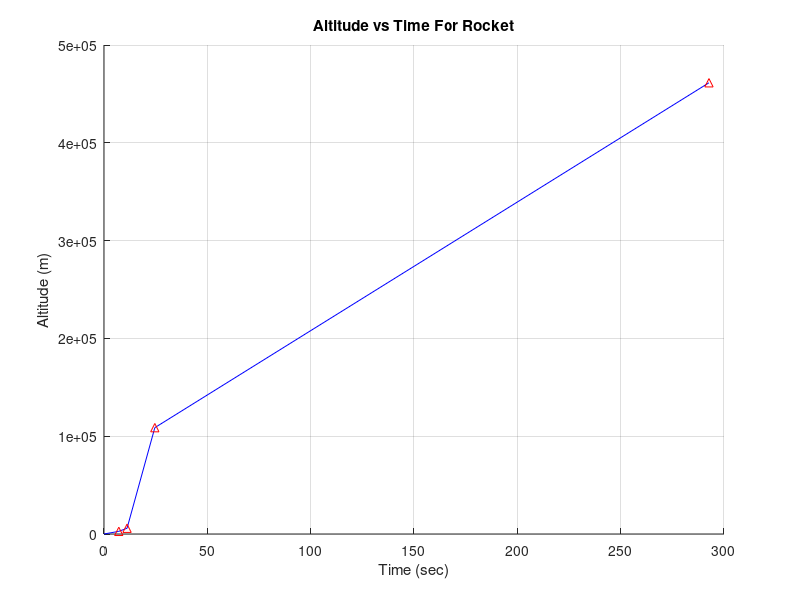

MATLAB code for this plot:
function EGA215_954313_A1_Q1
    clc 
% Question 1 part (a)
    m01 = 249.5; %kg
    m02 = 113.4; %kg

    mf1 = 170.1; %kg
    mf2 = 58.97; %kg

    me1 = 11.1; %kg/s
    me2 = 4.05; %kg/s

    Isp1 = 235; %s
    Isp2 = 310; %s

    g = 9.81; %m/s2

    c1 = Isp1 * g; %effective exhaust velocity
    c2 = Isp2 * g; %effective exhaust velocity

    tb01 = (m01-mf1)/me1 ; %time to burnout of the first stage 
    vb01 = c1*log(m01/mf1)- g * tb01; %velocity after burnout
    hb01 = (c1/me1) * (mf1*log(mf1/m01) + m01 - mf1) - 0.5* g *((m01-mf1)/me1)^2; %altitude after burnout
    
    tc1 = 4; %coast time sec
    tot_time_1 = tb01 + tc1; %time taken for first burnout and coast
    hc1 = hb01 + vb01 * tc1 - (g * (tc1^2))/2;  %altitude after coasting
    vc1 = vb01 - g * tc1; %velocity after coasting 
    
    tb2dash = (m02-mf2)/me2;
    tb02 = tb01 +tc1 + tb2dash;  %time to burnout of the second stage  
    vb02 = vc1 + c2*log(m02/mf2) - g*tb2dash; %velocity after burnout at second stage
    
    hb02 = hc1 + c2*((mf2/me2)*log(m02/mf2) + tb02) - (g/2)* tb2dash^2; %altitude after burnout of seconf stage
    tc2dash = (vb02/g); %time it takes for momentum to be zero after second stage burnout
    tc2 = tb01 + tc1 + tb2dash + tc2dash; 
    hc2 = hb02 + vb02 * tc2dash - (g/2)* (tc2dash)^2; %altitude after second stage burnout
    
    fprintf("Q1 a)\nAltitude of first stage rocket before coasting: %f m, \nafter coasting it is: %f m \n" , hb01, hc1)
    fprintf("Altitude of second stage rocket before coasting: %f m, \nafter coasting it is: %f m \n" , hb02, hc2)
    
% Part (b)

    x = [0,tb01,tot_time_1,tb02,tc2];
    y = [0,hb01,hc1,hb02,hc2];
    hold on
    grid on
    xlabel('Time (sec)') 
    ylabel('Altitude (m)')
    title('Altitude vs Time For Rocket')
    plot(x,y, '-b', tb01,hb01,'r^', tot_time_1,hc1,'r^',tb02,hb02,'r^',tc2,hc2,'r^')
    
% Part (c)

    rho0 = 1.225;  %sea level atmospheric density
    Cd = 0.8;      %coefficient of drag
    para = 5;      %parachute radius (m)
    S = pi*para^2; %parachute area
    M = (m01-mf1)+(m02-mf2); %mass of rocket 
    W = M * g;     %weight of rocket
    v = sqrt(W/(Cd*0.5*rho0*S)); %velocity from rearranging drag equation (m/s)
    time = hc2/v;  %time taken for rocket to fall
    
    fprintf('Q1 c) \nAltitude: %f m\nVelocity Falling: %f m/s\nTime taken to return to earth: %f sec\n', hc2, v, time)
    
end

